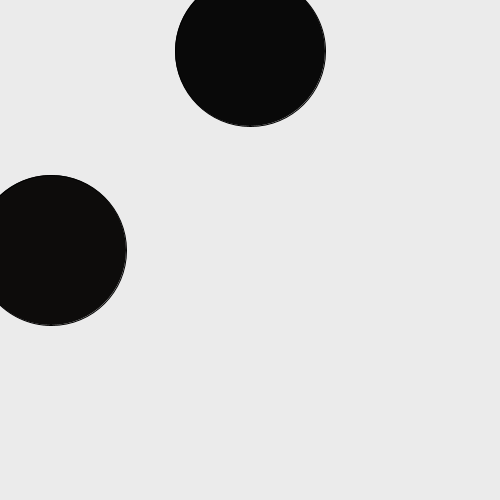
Frame 1 (no input)
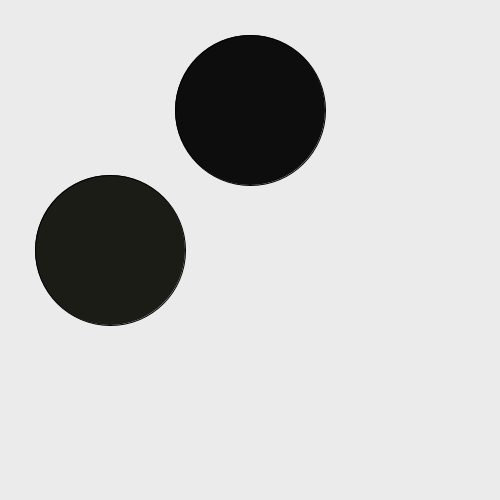
Frame 60 (the mouse pressed at the canvas centre just before this capture)
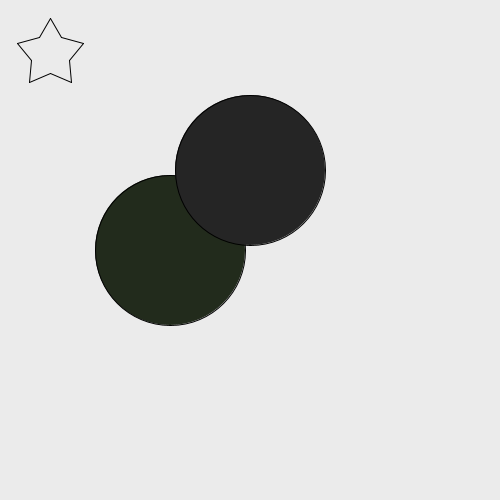
Frame 120 (the mouse held since frame 60 and released just before this capture)

The Processing sketch that drew these frames (run headless with seeded random() and noise(); from frame 60 on, the mouse is pressed at the canvas centre):

// Processing sketch: BalleTelechargement
// ── BalleTelechargement.pde
int x=50;
void setup(){
  size(500,500);
  frameRate(237);
}
void draw(){
  background(235);
  colorMode(HSB,width+150,height,width+height);
  x++;
  if(x>=width+150){
    x=-150;
  }
  fill(abs(x),x,x);
  ellipse(x,height/2,150,150);
  fill(abs(x-75));
  ellipse(width/2,x,150,150);
  if(x>(width/2)-130 && x<(width/2)+130){
    fill(0,255,255);
      line(50, 18, 61, 37);
      line(61, 37, 83, 43);
      line(83, 43, 69, 60);
      line(69, 60, 71, 82);
      line(71, 82, 50, 73);
      line(50, 73, 29, 82);
      line(29, 82, 31, 60);
      line(31, 60, 17, 43);
      line(17, 43, 39, 37);
      line(39, 37, 50, 18);  
  }
  colorMode(RGB,255,255,255);
}
